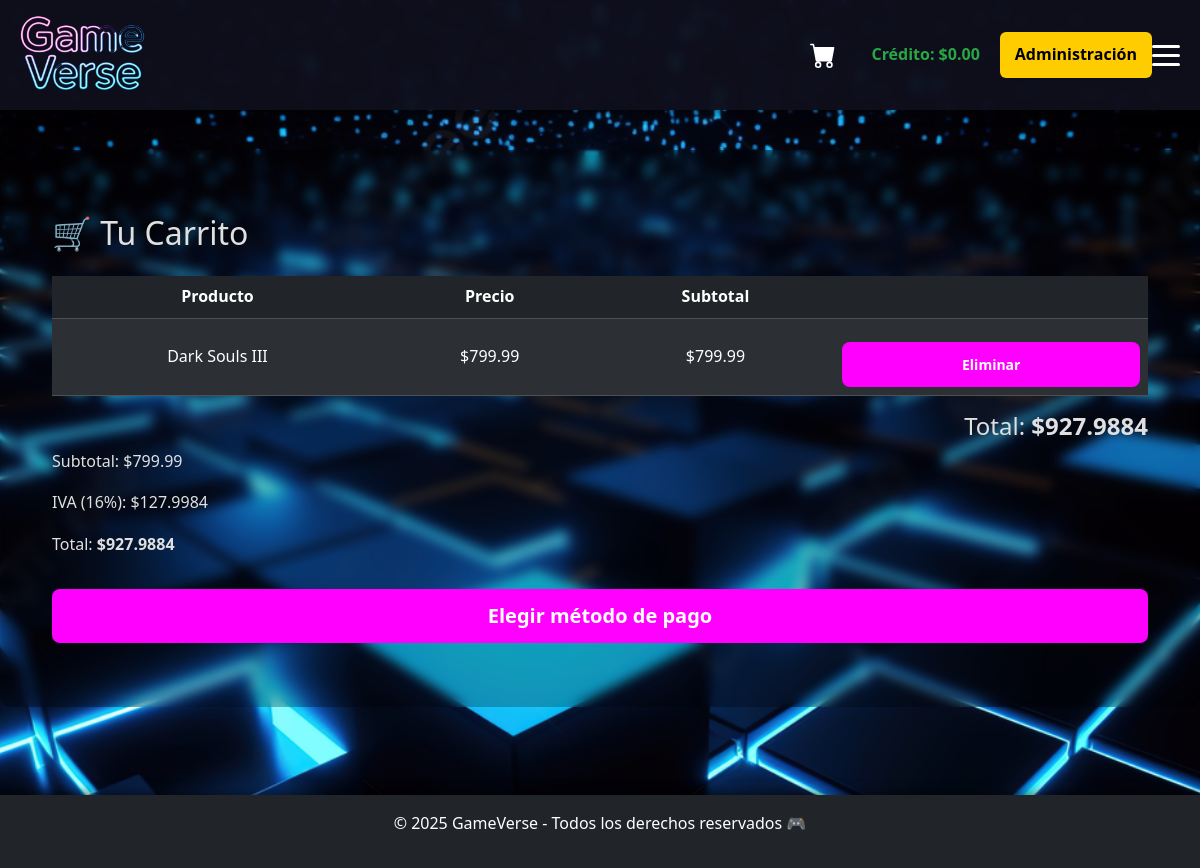
The app's page /carrito/ (signed in) with its own data.
### App_GameVerse/models.py (models this page shows, shortened)
class Usuario(AbstractUser):                        # Extiende el modelo de usuario estándar de Django
    fecha_nacimiento = models.DateField(blank=True, null=True)  # Fecha de nacimiento opcional
    pais = models.CharField(max_length=50, blank=True, null=True)  # País opcional del usuario
    ESTATUS_CHOICES = [                             # Estados permitidos del usuario
        ('Activo', 'Activo'),
        ('No activo', 'No activo'),
    ]
    estatus = models.CharField(                     # Estado actual del usuario
        max_length=10,
        choices=ESTATUS_CHOICES,
        default='Activo'
    )
    biblioteca = models.JSONField(default=list, blank=True)  # Lista JSON de productos comprados
    carrito = models.JSONField(default=list, blank=True)     # Lista JSON del carrito de compras
    credito = models.DecimalField(                          # Dinero disponible para usar
        max_digits=10,
        decimal_places=2,
        default=Decimal('0.00'),
        validators=[MinValueValidator(0.00)]                 # Evita valores negativos
    )

class Producto(models.Model):                # Modelo que representa videojuegos, DLC y membresías
    TIPO_PRODUCTO = [                        # Tipos de productos permitidos
        ('Juego', 'Juego'),
        ('DLC', 'DLC'),
        ('Membresía', 'Membresía'),
    ]
    nombre = models.CharField(max_length=100)        # Nombre del producto
    tipo = models.CharField(max_length=20, choices=TIPO_PRODUCTO)  # Tipo de producto
    genero = models.CharField(max_length=50)         # Género del videojuego (acción, RPG, etc.)
    descripcion = models.TextField()                 # Descripción general del producto
    precio = models.DecimalField(max_digits=10, decimal_places=2)  # Precio con precisión monetaria
    fecha_lanzamiento = models.DateField()           # Fecha oficial de lanzamiento del producto
    proveedor = models.ForeignKey(                   # Relación con el proveedor
        Proveedor,
        on_delete=models.CASCADE,
        related_name='productos'
    )
    calificacion_promedio = models.DecimalField(     # Calificación promedio del producto
        max_digits=3, decimal_places=2, default=0
    )
    disponible = models.BooleanField(default=True)   # Indica si está visible para venta
    imagen = models.ImageField(upload_to='productos/', blank=True, null=True)  # Imagen del producto

### App_GameVerse/views.py (the view)
# urls.py: path('carrito/', views.carrito_view, name='carrito_view'),                                  # Mostrar contenido del carrito
@login_required
def carrito_view(request):
    usuario = request.user
    carrito = usuario.carrito or []
    items = []
    subtotal = Decimal('0.00')
    for entry in carrito:
        pid = entry.get('id_producto')
        if not pid:
            continue
        producto = get_object_or_404(Producto, pk=pid)
        price = Decimal(str(entry.get('precio', producto.precio)))
        items.append({
            'id_producto': producto.id,
            'producto': producto,
            'precio': price,
            'subtotal': price
        })
        subtotal += price
    iva = subtotal * Decimal("0.16")
    total_con_iva = subtotal + iva
    return render(request, 'App_GameVerse/carrito.html', {
        'items': items,
        'subtotal': subtotal,
        'iva': iva,
        'total': total_con_iva       # importante: tu plantilla usa "total"
    })

### App_GameVerse/templates/App_GameVerse/carrito.html (shortened to what this page needs)
{% extends 'App_GameVerse/base.html' %}
{% load static %}
{% block content %}
<div class="container py-4">
    <h2 class="mb-4">🛒 Tu Carrito</h2>
    {% if items %}
    <table class="table table-dark table-striped align-middle text-center">
        <thead>
            <tr>
                <th>Producto</th>
                <th>Precio</th>
                <th>Subtotal</th>
                <th></th>
            </tr>
        </thead>
        <tbody>
            {% for item in items %}
            <tr>
                <td>{{ item.producto.nombre }}</td>
                <td>${{ item.producto.precio }}</td>
                <td>${{ item.precio }}</td>
                <td>
                    <a href="{% url 'App_GameVerse:eliminar_del_carrito' item.id_producto %}"
                       class="btn btn-danger btn-sm">
                        Eliminar
                    </a>
                </td>
            </tr>
            {% endfor %}
        </tbody>
    </table>
    <h4 class="text-end mt-3">
        Total: <strong>${{ total }}</strong>
    </h4>
    <p>Subtotal: ${{ subtotal }}</p>
    <p>IVA (16%): ${{ iva }}</p>
    <p>Total: <strong>${{ total }}</strong></p>
    <div class="text-end mt-3">
        <a href="{% url 'App_GameVerse:comprar_carrito' %}"
           class="btn btn-success btn-lg">
            Elegir método de pago
        </a>
    </div>
    {% endif %}
</div>
{% endblock %}

### App_GameVerse/templates/App_GameVerse/navbar.html (shortened to what this page needs)
{% load static %}
<header class="header">
    <a href="{% url 'App_GameVerse:home' %}" class="logo">
        <img src="{% static 'App_GameVerse/imagenes/logotipo.png' %}" alt="GameVerse Logo">
    </a>
    {% if user.is_authenticated %}
    <a href="{% url 'App_GameVerse:carrito_view' %}" class="carrito-icon">
        <img src="{% static 'App_GameVerse/imagenes/carrito.svg' %}" alt="Carrito" class="carrito-img">
    </a>
    <span style="margin-left:15px; font-weight:bold; color:#28a745;">
        Crédito: ${{ user.credito }}
    </span>
    {% endif %}
    {% if user.is_authenticated and user.is_superuser %}
    <a href="{% url 'App_GameVerse:usuario_list' %}" class="admin-btn" style="
        margin-left:20px;
        padding:10px 15px;
        background:#ffcc00;
        color:#000;
        border-radius:6px;
        font-weight:bold;
        text-decoration:none;">
        Administración
    </a>
    {% endif %}
    <label for="menu-toggle" class="hamburger">
        <span class="bar"></span>
        <span class="bar"></span>
        <span class="bar"></span>
    </label>
</header>

### App_GameVerse/static/App_GameVerse/css/style.css (style rules this page uses)
html, body { height: 100%; margin: 0; padding: 0; font-family: 'Segoe UI', Tahoma, Geneva, Verdana, sans-serif; color: #e0e0e0; background-color: #1a1a2e; background-image: url("../imagenes/fondo.jpg"); background-repeat: no-repeat; background-size: cover; background-position: center; background-attachment: fixed; display: flex; flex-direction: column; line-height: 1.6; }
.header { background-color: rgba(15, 15, 29, 0.95); color: #fff; padding: 15px 20px; display: flex; justify-content: space-between; align-items: center; box-shadow: 0 2px 10px rgba(0, 0, 0, 0.5); position: sticky; top: 0; z-index: 1000; backdrop-filter: blur(5px); }
.logo { display: flex; align-items: center; height: 80px; padding-left: 0; }
.logo img { height: 80px; width: auto; display: block; }
.hamburger { display: flex; flex-direction: column; justify-content: center; cursor: pointer; gap: 6px; z-index: 1100; }
.bar { width: 28px; height: 3px; background-color: #fff; border-radius: 5px; transition: all 0.3s ease; }
.container, .row, .col-md-3, .card { background: transparent !important; border: none; box-shadow: none; }
form button, .btn { background-color: #ff00ff; color: #fff; border: none; border-radius: 8px; padding: 12px 18px; cursor: pointer; transition: 0.3s; width: 100%; font-weight: bold; margin-top: 15px; }
.carrito-icon { margin-left: auto; margin-right: 20px; display: flex; align-items: center; }
.carrito-img { width: 26px; height: 26px; filter: invert(100%); transition: 0.2s ease-in-out; }

### records on screen
Usuario: credito "0.00"
Producto: producto.nombre "Dark Souls III", producto.precio "799.99", precio "799.99"

### other values on screen
{{ total }} "927.9884"
{{ subtotal }} "799.99"
{{ iva }} "127.9984"
